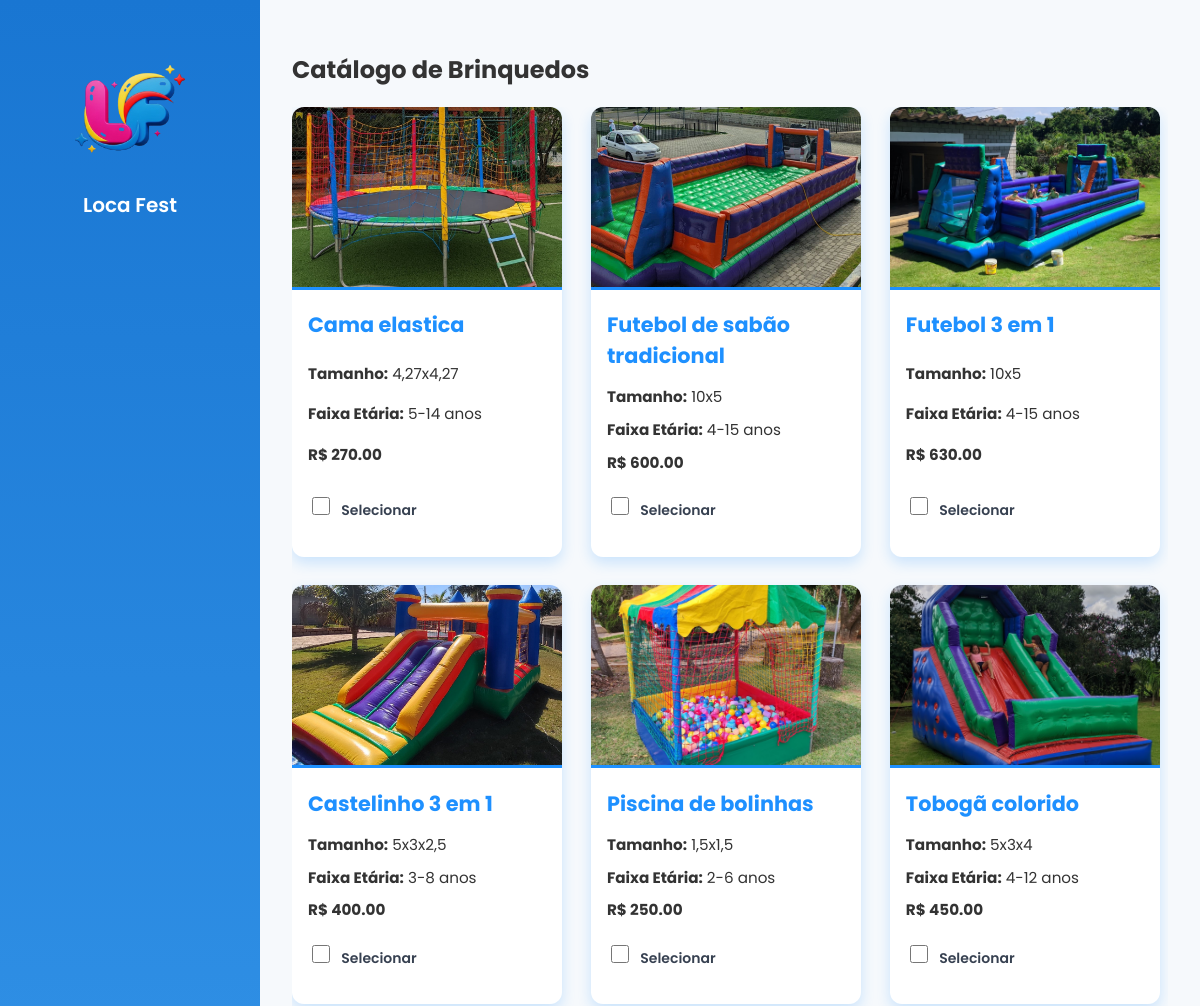
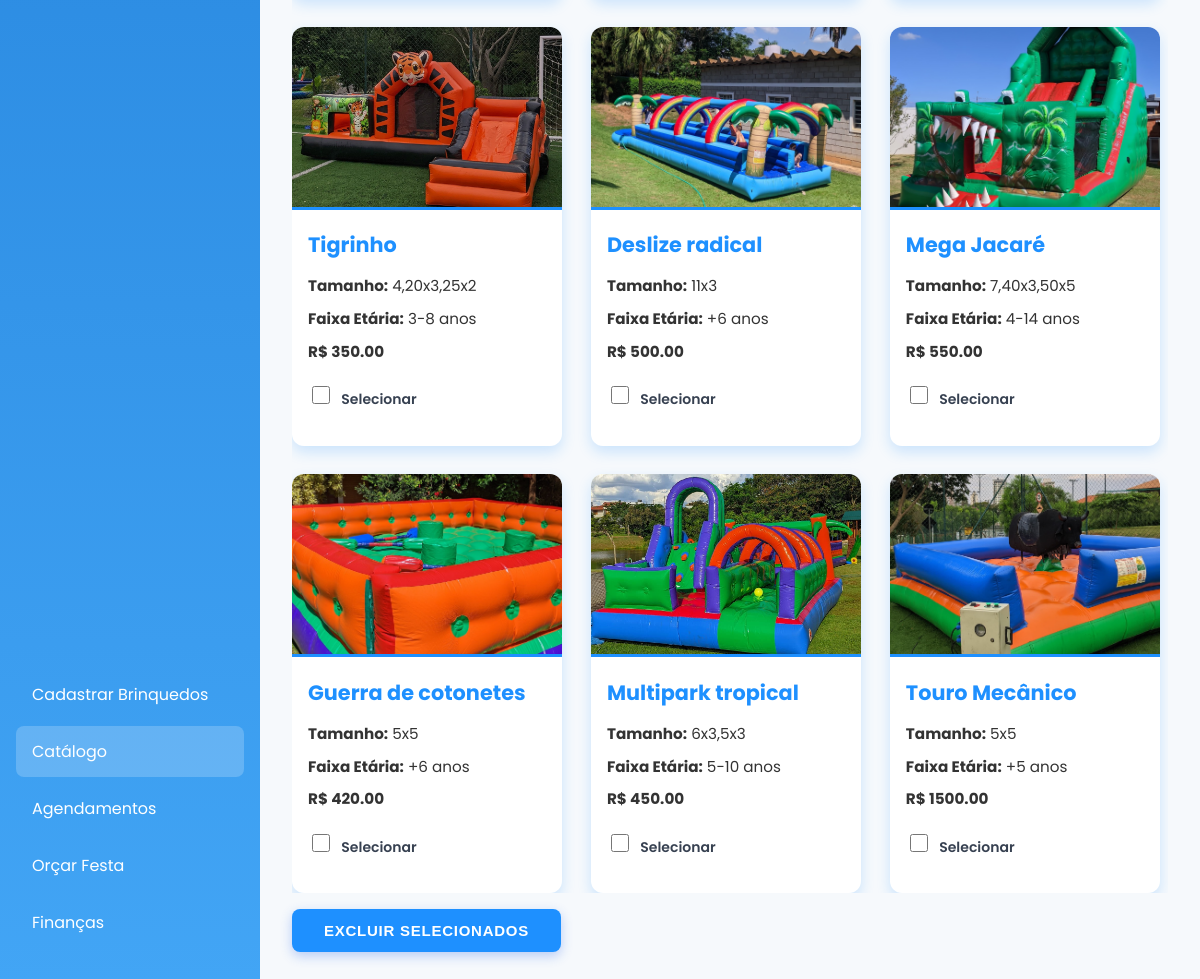
Page /usuario on the committed database (2 pictures, top to bottom).
### storage.py (models this page shows)
class Brinquedo(db.Model):
    id = db.Column(db.Integer, primary_key=True)
    nome = db.Column(db.String(100), nullable=False)
    tamanho = db.Column(db.String(50))
    preco = db.Column(db.Float, nullable=False)
    faixa_etaria = db.Column(db.String(50))
    caminho_imagem = db.Column(db.String(200))

### routes.py (the view)
@app.route('/usuario')
def pagina_usuario():
    brinquedos = Brinquedo.query.all()
    page_content = render_template('catalogo.html', brinquedos=brinquedos)
    return render_template(
        'home.html',
        active_page='usuario',
        page_title='Catálogo de Brinquedos',
        page_content=page_content
    )

### templates/catalogo.html
<form method="post" action="/excluir_selecionados">
  <div class="catalogo-cards">
    {% for brinquedo in brinquedos %}
    <div class="card-brinquedo">
      <div class="imagem-wrapper">
        <img src="{{ url_for('static', filename='imagens/' ~ brinquedo.caminho_imagem) }}" alt="Imagem do brinquedo {{ brinquedo.nome }}">
      </div>
      <div class="info-brinquedo">
        <h3>{{ brinquedo.nome }}</h3>
        <p><strong>Tamanho:</strong> {{ brinquedo.tamanho }}</p>
        <p><strong>Faixa Etária:</strong> {{ brinquedo.faixa_etaria }}</p>
        <p class="preco">R$ {{ '%.2f'|format(brinquedo.preco) }}</p>
        <label>
          <input type="checkbox" name="selecionados" value="{{ brinquedo.id }}"> Selecionar
        </label>
      </div>
    </div>
    {% endfor %}
  </div>
  <button type="submit" class="btn">Excluir Selecionados</button>
</form>
</div>

### static/style.css (style rules this page uses)
body { margin: 0; font-family: 'Poppins', sans-serif; background: #f6f9fc; color: #333; }
form label { display: block; margin-bottom: 16px; color: #374151; font-size: 14px; font-weight: 600; }
.btn { display: inline-block; background-color: #1E90FF; color: white; padding: 12px 30px; font-size: 15px; border: none; border-radius: 10px; cursor: pointer; font-weight: 700; text-transform: uppercase; letter-spacing: 0.05em; transition: background-color 0.3s ease, box-shadow 0.3s ease; margin-top: 15px; box-shadow: 0 4px 12px rgba(37, 99, 235, 0.3); }
.catalogo-cards { max-height: calc(100vh - 150px); overflow-y: auto; padding-right: 0.5rem; display: grid; gap: 1.8rem; grid-template-columns: repeat(auto-fit, minmax(250px, 1fr)); margin-bottom: 1rem; }
.card-brinquedo { background: white; border-radius: 12px; box-shadow: 0 6px 14px rgba(30, 144, 255, 0.2); transition: box-shadow 0.3s ease, transform 0.2s ease; display: flex; flex-direction: column; overflow: hidden; cursor: pointer; }
.imagem-wrapper { height: 180px; overflow: hidden; border-bottom: 3px solid #1E90FF; }
.imagem-wrapper img { width: 100%; height: 100%; object-fit: cover; transition: transform 0.4s ease; }
.info-brinquedo { padding: 1.2rem 1rem; flex-grow: 1; display: flex; flex-direction: column; justify-content: space-between; }
.info-brinquedo h3 { margin: 0 0 0.6rem 0; color: #1E90FF; font-weight: 700; font-size: 1.3rem; }
.info-brinquedo p { margin: 0.3rem 0; font-size: 0.95rem; color: #333; }
.preco { margin-top: 1rem; font-size: 1.2rem; font-weight: 700; color: #d32f2f; }
label { margin-top: 1rem; font-size: 0.9rem; display: flex; align-items: center; cursor: pointer; }
label input[type="checkbox"] { margin-right: 8px; width: 18px; height: 18px; cursor: pointer; }
form > .btn { align-self: flex-start; margin-top: auto; }
.btn { margin-top: 1.5rem; background-color: #1E90FF; color: white; border: none; padding: 0.8rem 2rem; border-radius: 8px; font-weight: 700; cursor: pointer; transition: background-color 0.3s ease; display: inline-block; }

### rows in the picture
Brinquedo: caminho_imagem (picture), nome "Cama elastica", tamanho "4,27x4,27", faixa_etaria "5-14 anos", preco "270.00"
Brinquedo: caminho_imagem (picture), nome "Futebol de sabão tradicional", tamanho "10x5", faixa_etaria "4-15 anos", preco "600.00"
Brinquedo: caminho_imagem (picture), nome "Futebol 3 em 1", tamanho "10x5", faixa_etaria "4-15 anos", preco "630.00"
Brinquedo: caminho_imagem (picture), nome "Castelinho 3 em 1", tamanho "5x3x2,5", faixa_etaria "3-8 anos", preco "400.00"
Brinquedo: caminho_imagem (picture), nome "Piscina de bolinhas", tamanho "1,5x1,5", faixa_etaria "2-6 anos", preco "250.00"
Brinquedo: caminho_imagem (picture), nome "Tobogã colorido", tamanho "5x3x4", faixa_etaria "4-12 anos", preco "450.00"
Brinquedo: caminho_imagem+nome (picture), nome "Tigrinho", tamanho "4,20x3,25x2", faixa_etaria "3-8 anos", preco "350.00"
Brinquedo: caminho_imagem (picture), nome "Deslize radical", tamanho "11x3", faixa_etaria "+6 anos", preco "500.00"
Brinquedo: caminho_imagem (picture), nome "Mega Jacaré", tamanho "7,40x3,50x5", faixa_etaria "4-14 anos", preco "550.00"
Brinquedo: caminho_imagem (picture), nome "Guerra de cotonetes", tamanho "5x5", faixa_etaria "+6 anos", preco "420.00"
Brinquedo: caminho_imagem (picture), nome "Multipark tropical", tamanho "6x3,5x3", faixa_etaria "5-10 anos", preco "450.00"
Brinquedo: caminho_imagem (picture), nome "Touro Mecânico", tamanho "5x5", faixa_etaria "+5 anos", preco "1500.00"

### other values in the picture
{{ page_title }} "Catálogo de Brinquedos"
